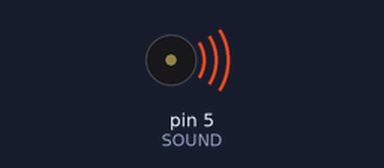
This sketch was run on a simulated Arduino Uno, built with avr-gcc and run on an emulated ATmega328P. On the bench: buzzer (waves = sounding).

Above: at 0.2 s.
At 3.4 s:
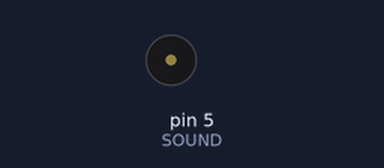
Timing chart, 0 to 6.0 s (numbered marks = the images above):
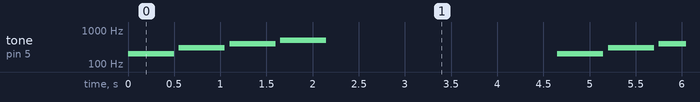

The sketch:

program.ino
```cpp
#define SOUND 5

void setup(){
  pinMode(SOUND, OUTPUT);
}

void loop(){
  // Frequency -> 31 - 4978
  // tone(port, frequency)
  // tone(port, frequency, time)
  // noTone(port)
  tone(SOUND, 200, 500);
  delay(550);
  tone(SOUND, 300, 500);
  delay(550);
  tone(SOUND, 400, 500);
  delay(550);
  tone(SOUND, 500, 500);
  delay(3000);
}
```

Measured:
- by itself, tone on pin 5 (SOUND): repeats every 4.7 s: silent 0.05 s, 300 Hz 0.50 s, silent 0.05 s, 400 Hz 0.50 s, silent 0.05 s, 500 Hz 0.50 s, silent 2.5 s, 200 Hz 0.50 s
